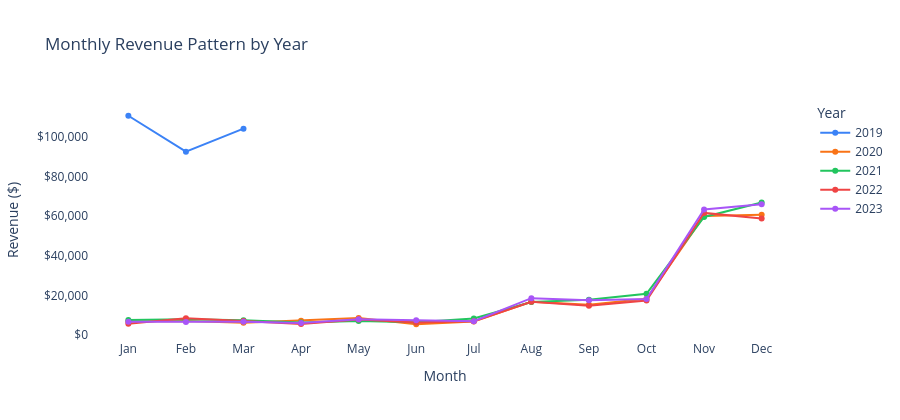

The notebook cell saved with this chart:
### Markdown cell above
### 7.2 Monthly Revenue Trend (Interactive Line)

### Code cell
monthly_yr_pl = df.groupby(["year","month","month_name"], observed=True)["total_sale"].sum().reset_index()
monthly_yr_pl["month_name"] = monthly_yr_pl["month_name"].astype(str)
monthly_yr_pl = monthly_yr_pl.sort_values(["year","month"])

fig = px.line(monthly_yr_pl, x="month_name", y="total_sale",
              color="year", markers=True,
              color_discrete_sequence=["#3b82f6","#f97316","#22c55e","#ef4444","#a855f7"],
              labels={"total_sale":"Revenue ($)","month_name":"Month","year":"Year"},
              title="Monthly Revenue Pattern by Year")
fig.update_layout(height=420, plot_bgcolor="white", paper_bgcolor="white")
fig.update_yaxes(tickprefix="$", tickformat=",.0f")
fig.show()

### Figure 1 — Plotly figure (JSON) as saved in the notebook; plotly's stock layout.template omitted (floating-point values rounded to 4 significant figures)
{"data": [{"hovertemplate": "Year=2019<br>Month=%{x}<br>Revenue ($)=%{y}<extra></extra>", "legendgroup": "2019", "line": {"color": "#3b82f6", "dash": "solid"}, "marker": {"symbol": "circle"}, "mode": "lines+markers", "name": "2019", "orientation": "v", "showlegend": true, "type": "scatter", "x": ["Jan", "Feb", "Mar"], "xaxis": "x", "y": [110800.0, 92590.0, 104200.0], "yaxis": "y"}, {"hovertemplate": "Year=2020<br>Month=%{x}<br>Revenue ($)=%{y}<extra></extra>", "legendgroup": "2020", "line": {"color": "#f97316", "dash": "solid"}, "marker": {"symbol": "circle"}, "mode": "lines+markers", "name": "2020", "orientation": "v", "showlegend": true, "type": "scatter", "x": ["Jan", "Feb", "Mar", "Apr", "May", "Jun", "Jul", "Aug", "Sep", "Oct", "Nov", "Dec"], "xaxis": "x", "y": [6771.0, 7035.0, 6188.0, 7218.0, 8548.0, 5434.0, 6880.0, 16820.0, 15340.0, 18260.0, 60150.0, 60780.0], "yaxis": "y"}, {"hovertemplate": "Year=2021<br>Month=%{x}<br>Revenue ($)=%{y}<extra></extra>", "legendgroup": "2021", "line": {"color": "#22c55e", "dash": "solid"}, "marker": {"symbol": "circle"}, "mode": "lines+markers", "name": "2021", "orientation": "v", "showlegend": true, "type": "scatter", "x": ["Jan", "Feb", "Mar", "Apr", "May", "Jun", "Jul", "Aug", "Sep", "Oct", "Nov", "Dec"], "xaxis": "x", "y": [7568.0, 8000.0, 7494.0, 6378.0, 7028.0, 6395.0, 8367.0, 16680.0, 17790.0, 20790.0, 59630.0, 66930.0], "yaxis": "y"}, {"hovertemplate": "Year=2022<br>Month=%{x}<br>Revenue ($)=%{y}<extra></extra>", "legendgroup": "2022", "line": {"color": "#ef4444", "dash": "solid"}, "marker": {"symbol": "circle"}, "mode": "lines+markers", "name": "2022", "orientation": "v", "showlegend": true, "type": "scatter", "x": ["Jan", "Feb", "Mar", "Apr", "May", "Jun", "Jul", "Aug", "Sep", "Oct", "Nov", "Dec"], "xaxis": "x", "y": [5679.0, 8476.0, 7108.0, 5593.0, 7789.0, 6356.0, 6895.0, 16790.0, 14810.0, 17410.0, 61690.0, 58810.0], "yaxis": "y"}, {"hovertemplate": "Year=2023<br>Month=%{x}<br>Revenue ($)=%{y}<extra></extra>", "legendgroup": "2023", "line": {"color": "#a855f7", "dash": "solid"}, "marker": {"symbol": "circle"}, "mode": "lines+markers", "name": "2023", "orientation": "v", "showlegend": true, "type": "scatter", "x": ["Jan", "Feb", "Mar", "Apr", "May", "Jun", "Jul", "Aug", "Sep", "Oct", "Nov", "Dec"], "xaxis": "x", "y": [6709.0, 6567.0, 6659.0, 6079.0, 7976.0, 7460.0, 6938.0, 18610.0, 17600.0, 18150.0, 63420.0, 66090.0], "yaxis": "y"}], "layout": {"height": 420, "legend": {"title": {"text": "Year"}, "tracegroupgap": 0}, "paper_bgcolor": "white", "plot_bgcolor": "white", "title": {"text": "Monthly Revenue Pattern by Year"}, "xaxis": {"anchor": "y", "domain": [0.0, 1.0], "title": {"text": "Month"}}, "yaxis": {"anchor": "x", "domain": [0.0, 1.0], "tickformat": ",.0f", "tickprefix": "$", "title": {"text": "Revenue ($)"}}}}
